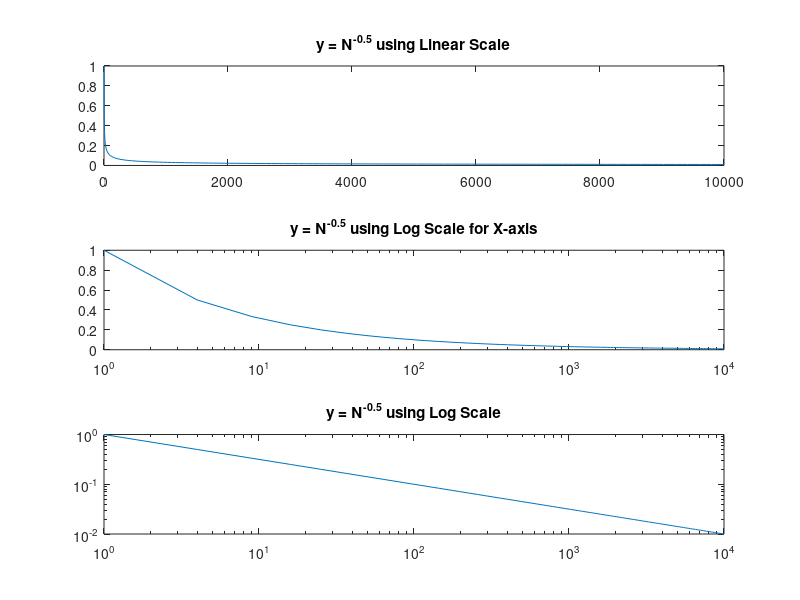

Write the MATLAB code that produced this figure.
%% Ex 1: Projectile

%Plotting projectile trajectory using equations for ideal projectile motion

%Knowns
t = 0 : 0.1 : 10;
g = 9.8;
v0 = 50;
theta0 = 5*pi/12;
y0 = 0;
x0 = 0;

%Equations
y = y0 - 0.5 * g * t.^2 + v0*sin(theta0).*t;
x = x0 + v0*cos(theta0).*t;

%Graphs
 subplot (1,2,1)
 plot(t,x);
 title('x(t) vs. t');
 xlabel('Time (s)');
 ylabel('Horizontal Distance (m)');
 grid on;
 
 subplot (1,2,2)
 plot(t,y);
 title('y(t) vs. t');
 xlabel('Time (s)');
 ylabel('Altitude (m)');
 grid on;
 
 %% Ex 2:

 %Plot set up
N = [1:1:100].^2;
Y = N.^(-0.5);

%Graphs
subplot(3,1,1);
plot(N, Y);
title('y = N^{-0.5} using Linear Scale');

subplot(3,1,2);
semilogx(N, Y);
title('y = N^{-0.5} using Log Scale for X-axis');

subplot(3,1,3);
loglog(N, Y);
title('y = N^{-0.5} using Log Scale')